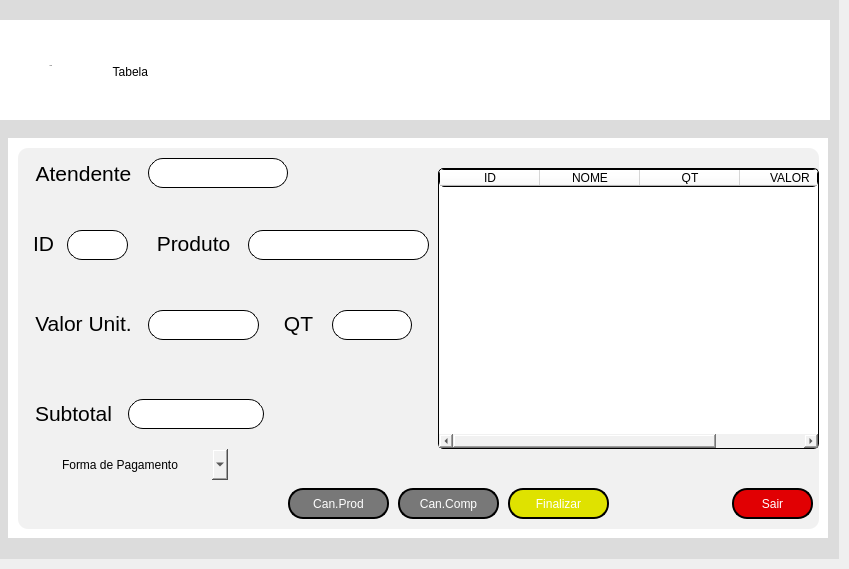
            <widget class="QWidget" name="vendas">
             <attribute name="title">
              <string>Vendas</string>
             </attribute>
             <widget class="QFrame" name="fr_primariovendas">
              <property name="geometry">
               <rect>
                <x>-1</x>
                <y>-1</y>
                <width>840</width>
                <height>560</height>
               </rect>
              </property>
              <property name="minimumSize">
               <size>
                <width>840</width>
                <height>560</height>
               </size>
              </property>
              <property name="maximumSize">
               <size>
                <width>16777215</width>
                <height>560</height>
               </size>
              </property>
              <property name="styleSheet">
               <string notr="true">background-color: rgb(220, 220, 220);
border:noborder;</string>
              </property>
              <property name="frameShape">
               <enum>QFrame::StyledPanel</enum>
              </property>
              <property name="frameShadow">
               <enum>QFrame::Raised</enum>
              </property>
              <widget class="QFrame" name="fr_subtelas_vendas">
               <property name="geometry">
                <rect>
                 <x>9</x>
                 <y>139</y>
                 <width>820</width>
                 <height>400</height>
                </rect>
               </property>
               <property name="minimumSize">
                <size>
                 <width>820</width>
                 <height>400</height>
                </size>
               </property>
               <property name="maximumSize">
                <size>
                 <width>820</width>
                 <height>400</height>
                </size>
               </property>
               <property name="styleSheet">
                <string notr="true">background-color: rgb(255, 255, 255);</string>
               </property>
               <property name="frameShape">
                <enum>QFrame::StyledPanel</enum>
               </property>
               <property name="frameShadow">
                <enum>QFrame::Raised</enum>
               </property>
               <widget class="QWidget" name="fr_caixa" native="true">
                <property name="geometry">
                 <rect>
                  <x>10</x>
                  <y>10</y>
                  <width>801</width>
                  <height>381</height>
                 </rect>
                </property>
                <property name="styleSheet">
                 <string notr="true">background-color: rgb(241, 241, 241);
border-radius:10px;</string>
                </property>
                <widget class="QTableWidget" name="table_caixa">
                 <property name="geometry">
                  <rect>
                   <x>420</x>
                   <y>20</y>
                   <width>381</width>
                   <height>281</height>
                  </rect>
                 </property>
                 <property name="styleSheet">
                  <string notr="true">background-color: rgb(255, 255, 255);
font: 12px &quot;Arial&quot;;
border-style: outset;
border-width: 1px;
border-radius: 5px;
border-color: black;</string>
                 </property>
                 <column>
                  <property name="text">
                   <string>ID</string>
                  </property>
                 </column>
                 <column>
                  <property name="text">
                   <string>NOME</string>
                  </property>
                 </column>
                 <column>
                  <property name="text">
                   <string>QT</string>
                  </property>
                 </column>
                 <column>
                  <property name="text">
                   <string>VALOR</string>
                  </property>
                 </column>
                </widget>
                <widget class="QPushButton" name="bt_sair">
                 <property name="geometry">
                  <rect>
                   <x>714</x>
                   <y>340</y>
                   <width>81</width>
                   <height>31</height>
                  </rect>
                 </property>
                 <property name="styleSheet">
                  <string notr="true">QPushButton {
border-style: outset;
border-width: 2px;
border-radius: 15px;
border-color: black;
font: 87 12pt &quot;Segoe UI Black&quot;;
color: rgb(255, 255, 255);
	background-color: rgb(225, 0, 3);
}
QPushButton:pressed {
border-style: outset;
border-width: 2px;
border-radius: 15px;
border-color: white;
font: 87 12pt &quot;Segoe UI Black&quot;;
color: rgb(255, 255, 255);
	background-color: rgb(200, 0, 0);
}
</string>
                 </property>
                 <property name="text">
                  <string>Sair</string>
                 </property>
                </widget>
                <widget class="QPushButton" name="bt_finalizarcompra">
                 <property name="geometry">
                  <rect>
                   <x>490</x>
                   <y>340</y>
                   <width>101</width>
                   <height>31</height>
                  </rect>
                 </property>
                 <property name="styleSheet">
                  <string notr="true">QPushButton {
border-style: outset;
border-width: 2px;
border-radius: 15px;
border-color: black;
font: 87 12pt &quot;Segoe UI Black&quot;;
color: rgb(255, 255, 255);
background-color: rgb(223, 226, 0);
}
QPushButton:pressed {
border-style: outset;
border-width: 2px;
border-radius: 15px;
border-color: white;
font: 87 12pt &quot;Segoe UI Black&quot;;
color: rgb(255, 255, 255);
background-color: rgb(182, 185, 0);
}
</string>
                 </property>
                 <property name="text">
                  <string>Finalizar</string>
                 </property>
                </widget>
                <widget class="QPushButton" name="bt_cancelarcompra">
                 <property name="geometry">
                  <rect>
                   <x>380</x>
                   <y>340</y>
                   <width>101</width>
                   <height>31</height>
                  </rect>
                 </property>
                 <property name="styleSheet">
                  <string notr="true">QPushButton {
border-style: outset;
border-width: 2px;
border-radius: 15px;
border-color: black;
font: 87 12pt &quot;Segoe UI Black&quot;;
color: rgb(255, 255, 255);
background-color: rgb(120, 120, 120);
}
QPushButton:pressed {
border-style: outset;
border-width: 2px;
border-radius: 15px;
border-color: white;
font: 87 12pt &quot;Segoe UI Black&quot;;
color: rgb(255, 255, 255);
background-color: rgb(100, 100, 100);
}
</string>
                 </property>
                 <property name="text">
                  <string>Can.Comp</string>
                 </property>
                </widget>
                <widget class="QPushButton" name="bt_cancelarproduto">
                 <property name="geometry">
                  <rect>
                   <x>270</x>
                   <y>340</y>
                   <width>101</width>
                   <height>31</height>
                  </rect>
                 </property>
                 <property name="styleSheet">
                  <string notr="true">QPushButton {
border-style: outset;
border-width: 2px;
border-radius: 15px;
border-color: black;
font: 87 12pt &quot;Segoe UI Black&quot;;
color: rgb(255, 255, 255);
background-color: rgb(120, 120, 120);
}
QPushButton:pressed {
border-style: outset;
border-width: 2px;
border-radius: 15px;
border-color: white;
font: 87 12pt &quot;Segoe UI Black&quot;;
color: rgb(255, 255, 255);
background-color: rgb(100, 100, 100);
}
</string>
                 </property>
                 <property name="text">
                  <string>Can.Prod</string>
                 </property>
                </widget>
                <widget class="QLabel" name="label_14">
                 <property name="geometry">
                  <rect>
                   <x>10</x>
                   <y>80</y>
                   <width>31</width>
                   <height>31</height>
                  </rect>
                 </property>
                 <property name="text">
                  <string>&lt;html&gt;&lt;head/&gt;&lt;body&gt;&lt;p align=&quot;center&quot;&gt;&lt;span style=&quot; font-size:16pt;&quot;&gt;ID&lt;/span&gt;&lt;/p&gt;&lt;/body&gt;&lt;/html&gt;</string>
                 </property>
                </widget>
                <widget class="QLineEdit" name="ent_idcaixa">
                 <property name="geometry">
                  <rect>
                   <x>49</x>
                   <y>82</y>
                   <width>61</width>
                   <height>30</height>
                  </rect>
                 </property>
                 <property name="minimumSize">
                  <size>
                   <width>50</width>
                   <height>20</height>
                  </size>
                 </property>
                 <property name="maximumSize">
                  <size>
                   <width>400</width>
                   <height>16777215</height>
                  </size>
                 </property>
                 <property name="layoutDirection">
                  <enum>Qt::LeftToRight</enum>
                 </property>
                 <property name="styleSheet">
                  <string notr="true">QLineEdit {
border-style: outset;
border-width: 1px;
border-radius: 15px;
border-color: black;
font: 87 12pt &quot;Segoe UI Black&quot;;
color: rgb(0, 0, 0);
	background-color: rgb(255, 255, 255);
}</string>
                 </property>
                 <property name="echoMode">
                  <enum>QLineEdit::Normal</enum>
                 </property>
                 <property name="alignment">
                  <set>Qt::AlignCenter</set>
                 </property>
                </widget>
                <widget class="QLabel" name="label_15">
                 <property name="geometry">
                  <rect>
                   <x>130</x>
                   <y>80</y>
                   <width>91</width>
                   <height>31</height>
                  </rect>
                 </property>
                 <property name="text">
                  <string>&lt;html&gt;&lt;head/&gt;&lt;body&gt;&lt;p align=&quot;center&quot;&gt;&lt;span style=&quot; font-size:16pt;&quot;&gt;Produto&lt;/span&gt;&lt;/p&gt;&lt;/body&gt;&lt;/html&gt;</string>
                 </property>
                </widget>
                <widget class="QLineEdit" name="ent_produtocaixa">
                 <property name="geometry">
                  <rect>
                   <x>230</x>
                   <y>82</y>
                   <width>181</width>
                   <height>30</height>
                  </rect>
                 </property>
                 <property name="minimumSize">
                  <size>
                   <width>50</width>
                   <height>20</height>
                  </size>
                 </property>
                 <property name="maximumSize">
                  <size>
                   <width>400</width>
                   <height>16777215</height>
                  </size>
                 </property>
                 <property name="layoutDirection">
                  <enum>Qt::LeftToRight</enum>
                 </property>
                 <property name="styleSheet">
                  <string notr="true">QLineEdit {
border-style: outset;
border-width: 1px;
border-radius: 15px;
border-color: black;
font: 87 12pt &quot;Segoe UI Black&quot;;
color: rgb(0, 0, 0);
	background-color: rgb(255, 255, 255);
}</string>
                 </property>
                 <property name="echoMode">
                  <enum>QLineEdit::Normal</enum>
                 </property>
                 <property name="alignment">
                  <set>Qt::AlignCenter</set>
                 </property>
                </widget>
                <widget class="QLabel" name="label_16">
                 <property name="geometry">
                  <rect>
                   <x>260</x>
                   <y>160</y>
                   <width>41</width>
                   <height>31</height>
                  </rect>
                 </property>
                 <property name="text">
                  <string>&lt;html&gt;&lt;head/&gt;&lt;body&gt;&lt;p align=&quot;center&quot;&gt;&lt;span style=&quot; font-size:16pt;&quot;&gt;QT&lt;/span&gt;&lt;/p&gt;&lt;/body&gt;&lt;/html&gt;</string>
                 </property>
                </widget>
                <widget class="QLineEdit" name="ent_qtcaixa">
                 <property name="geometry">
                  <rect>
                   <x>314</x>
                   <y>162</y>
                   <width>80</width>
                   <height>30</height>
                  </rect>
                 </property>
                 <property name="minimumSize">
                  <size>
                   <width>50</width>
                   <height>20</height>
                  </size>
                 </property>
                 <property name="maximumSize">
                  <size>
                   <width>400</width>
                   <height>16777215</height>
                  </size>
                 </property>
                 <property name="layoutDirection">
                  <enum>Qt::LeftToRight</enum>
                 </property>
                 <property name="styleSheet">
                  <string notr="true">QLineEdit {
border-style: outset;
border-width: 1px;
border-radius: 15px;
border-color: black;
font: 87 12pt &quot;Segoe UI Black&quot;;
color: rgb(0, 0, 0);
	background-color: rgb(255, 255, 255);
}</string>
                 </property>
                 <property name="echoMode">
                  <enum>QLineEdit::Normal</enum>
                 </property>
                 <property name="alignment">
                  <set>Qt::AlignCenter</set>
                 </property>
                </widget>
                <widget class="QLabel" name="label_17">
                 <property name="geometry">
                  <rect>
                   <x>10</x>
                   <y>160</y>
                   <width>111</width>
                   <height>31</height>
                  </rect>
                 </property>
                 <property name="text">
                  <string>&lt;html&gt;&lt;head/&gt;&lt;body&gt;&lt;p align=&quot;center&quot;&gt;&lt;span style=&quot; font-size:16pt;&quot;&gt;Valor Unit.&lt;/span&gt;&lt;/p&gt;&lt;/body&gt;&lt;/html&gt;</string>
                 </property>
                </widget>
                <widget class="QLineEdit" name="ent_valorcaixa">
                 <property name="geometry">
                  <rect>
                   <x>130</x>
                   <y>162</y>
                   <width>111</width>
                   <height>30</height>
                  </rect>
                 </property>
                 <property name="minimumSize">
                  <size>
                   <width>50</width>
                   <height>20</height>
                  </size>
                 </property>
                 <property name="maximumSize">
                  <size>
                   <width>400</width>
                   <height>16777215</height>
                  </size>
                 </property>
                 <property name="layoutDirection">
                  <enum>Qt::LeftToRight</enum>
                 </property>
                 <property name="styleSheet">
                  <string notr="true">QLineEdit {
border-style: outset;
border-width: 1px;
border-radius: 15px;
border-color: black;
font: 87 12pt &quot;Segoe UI Black&quot;;
color: rgb(0, 0, 0);
	background-color: rgb(255, 255, 255);
}</string>
                 </property>
                 <property name="echoMode">
                  <enum>QLineEdit::Normal</enum>
                 </property>
                 <property name="alignment">
                  <set>Qt::AlignCenter</set>
                 </property>
                </widget>
                <widget class="QLabel" name="label_18">
                 <property name="geometry">
                  <rect>
                   <x>10</x>
                   <y>250</y>
                   <width>91</width>
                   <height>31</height>
                  </rect>
                 </property>
                 <property name="text">
                  <string>&lt;html&gt;&lt;head/&gt;&lt;body&gt;&lt;p align=&quot;center&quot;&gt;&lt;span style=&quot; font-size:16pt;&quot;&gt;Subtotal&lt;/span&gt;&lt;/p&gt;&lt;/body&gt;&lt;/html&gt;</string>
                 </property>
                </widget>
                <widget class="QLineEdit" name="ent_subtotalcaixa">
                 <property name="geometry">
                  <rect>
                   <x>110</x>
                   <y>251</y>
                   <width>136</width>
                   <height>30</height>
                  </rect>
                 </property>
                 <property name="minimumSize">
                  <size>
                   <width>50</width>
                   <height>20</height>
                  </size>
                 </property>
                 <property name="maximumSize">
                  <size>
                   <width>400</width>
                   <height>16777215</height>
                  </size>
                 </property>
                 <property name="layoutDirection">
                  <enum>Qt::LeftToRight</enum>
                 </property>
                 <property name="styleSheet">
                  <string notr="true">QLineEdit {
border-style: outset;
border-width: 1px;
border-radius: 15px;
border-color: black;
font: 87 12pt &quot;Segoe UI Black&quot;;
color: rgb(0, 0, 0);
	background-color: rgb(255, 255, 255);
}</string>
                 </property>
                 <property name="echoMode">
                  <enum>QLineEdit::Normal</enum>
                 </property>
                 <property name="alignment">
                  <set>Qt::AlignCenter</set>
                 </property>
                </widget>
                <widget class="QLabel" name="label_19">
                 <property name="geometry">
                  <rect>
                   <x>10</x>
                   <y>10</y>
                   <width>111</width>
                   <height>31</height>
                  </rect>
                 </property>
                 <property name="text">
                  <string>&lt;html&gt;&lt;head/&gt;&lt;body&gt;&lt;p align=&quot;center&quot;&gt;&lt;span style=&quot; font-size:16pt;&quot;&gt;Atendente&lt;/span&gt;&lt;/p&gt;&lt;/body&gt;&lt;/html&gt;</string>
                 </property>
                </widget>
                <widget class="QLineEdit" name="ent_atendente">
                 <property name="geometry">
                  <rect>
                   <x>130</x>
                   <y>10</y>
                   <width>140</width>
                   <height>30</height>
                  </rect>
                 </property>
                 <property name="minimumSize">
                  <size>
                   <width>50</width>
                   <height>20</height>
                  </size>
                 </property>
                 <property name="maximumSize">
                  <size>
                   <width>400</width>
                   <height>16777215</height>
                  </size>
                 </property>
                 <property name="layoutDirection">
                  <enum>Qt::LeftToRight</enum>
                 </property>
                 <property name="styleSheet">
                  <string notr="true">QLineEdit {
border-style: outset;
border-width: 1px;
border-radius: 15px;
border-color: black;
font: 87 12pt &quot;Segoe UI Black&quot;;
color: rgb(0, 0, 0);
	background-color: rgb(255, 255, 255);
}</string>
                 </property>
                 <property name="echoMode">
                  <enum>QLineEdit::Normal</enum>
                 </property>
                 <property name="alignment">
                  <set>Qt::AlignCenter</set>
                 </property>
                </widget>
                <widget class="QComboBox" name="comboBox">
                 <property name="geometry">
                  <rect>
                   <x>39</x>
                   <y>301</y>
                   <width>171</width>
                   <height>31</height>
                  </rect>
                 </property>
                 <item>
                  <property name="text">
                   <string>Forma de Pagamento</string>
                  </property>
                 </item>
                 <item>
                  <property name="text">
                   <string>Debito</string>
                  </property>
                 </item>
                 <item>
                  <property name="text">
                   <string>Credito</string>
                  </property>
                 </item>
                 <item>
                  <property name="text">
                   <string>Pix</string>
                  </property>
                 </item>
                 <item>
                  <property name="text">
                   <string>Dinheiro</string>
                  </property>
                 </item>
                </widget>
               </widget>
               <widget class="QWidget" name="fr_tabelaprodutos" native="true">
                <property name="geometry">
                 <rect>
                  <x>10</x>
                  <y>420</y>
                  <width>801</width>
                  <height>381</height>
                 </rect>
                </property>
                <property name="styleSheet">
                 <string notr="true">background-color: rgb(241, 241, 241);
border-radius:10px;</string>
                </property>
               </widget>
              </widget>
              <widget class="QFrame" name="men_interno_vendas">
               <property name="geometry">
                <rect>
                 <x>0</x>
                 <y>21</y>
                 <width>831</width>
                 <height>100</height>
                </rect>
               </property>
               <property name="maximumSize">
                <size>
                 <width>16777215</width>
                 <height>100</height>
                </size>
               </property>
               <property name="cursor">
                <cursorShape>ArrowCursor</cursorShape>
               </property>
               <property name="layoutDirection">
                <enum>Qt::LeftToRight</enum>
               </property>
               <property name="styleSheet">
                <string notr="true">background-color: rgb(255, 255, 255);</string>
               </property>
               <property name="frameShape">
                <enum>QFrame::StyledPanel</enum>
               </property>
               <property name="frameShadow">
                <enum>QFrame::Raised</enum>
               </property>
               <widget class="QPushButton" name="bt_tabcodigos_ven">
                <property name="geometry">
                 <rect>
                  <x>103</x>
                  <y>10</y>
                  <width>60</width>
                  <height>70</height>
                 </rect>
                </property>
                <property name="minimumSize">
                 <size>
                  <width>60</width>
                  <height>70</height>
                 </size>
                </property>
                <property name="maximumSize">
                 <size>
                  <width>100</width>
                  <height>70</height>
                 </size>
                </property>
                <property name="cursor">
                 <cursorShape>ArrowCursor</cursorShape>
                </property>
                <property name="styleSheet">
                 <string notr="true">background-color: qradialgradient(spread:pad, cx:0.5, cy:0.5, radius:0.5, fx:0.5, fy:0.5, stop:0 rgba(0, 0, 0, 0));
border:noborder;</string>
                </property>
                <property name="text">
                 <string>
Tabela </string>
                </property>
                <property name="icon">
                 <iconset>
                  <normaloff>../Projeto_integrador/Telas/Repono/Vendas/PNG/icon_codigos.png</normaloff>../Projeto_integrador/Telas/Repono/Vendas/PNG/icon_codigos.png</iconset>
                </property>
                <property name="iconSize">
                 <size>
                  <width>35</width>
                  <height>35</height>
                 </size>
                </property>
               </widget>
               <widget class="QLabel" name="icon_caixa">
                <property name="geometry">
                 <rect>
                  <x>30</x>
                  <y>10</y>
                  <width>45</width>
                  <height>45</height>
                 </rect>
                </property>
                <property name="minimumSize">
                 <size>
                  <width>45</width>
                  <height>45</height>
                 </size>
                </property>
                <property name="styleSheet">
                 <string notr="true">border:noborder;
background-color: qradialgradient(spread:pad, cx:0.5, cy:0.5, radius:0.5, fx:0.5, fy:0.5, stop:0 rgba(0, 0, 0, 0));</string>
                </property>
                <property name="text">
                 <string/>
                </property>
                <property name="pixmap">
                 <pixmap>Vendas/PNG/registradora.png</pixmap>
                </property>
                <property name="scaledContents">
                 <bool>true</bool>
                </property>
               </widget>
               <widget class="QPushButton" name="bt_caixa_ven">
                <property name="geometry">
                 <rect>
                  <x>25</x>
                  <y>10</y>
                  <width>54</width>
                  <height>70</height>
                 </rect>
                </property>
                <property name="minimumSize">
                 <size>
                  <width>54</width>
                  <height>70</height>
                 </size>
                </property>
                <property name="maximumSize">
                 <size>
                  <width>100</width>
                  <height>70</height>
                 </size>
                </property>
                <property name="font">
                 <font>
                  <family>Segoe UI Black</family>
                  <pointsize>-1</pointsize>
                  <weight>50</weight>
                  <italic>false</italic>
                  <bold>false</bold>
                 </font>
                </property>
                <property name="toolTip">
                 <string/>
                </property>
                <property name="layoutDirection">
                 <enum>Qt::LeftToRight</enum>
                </property>
                <property name="styleSheet">
                 <string notr="true">background-color: qradialgradient(spread:pad, cx:0.5, cy:0.5, radius:0.5, fx:0.5, fy:0.5, stop:0 rgba(0, 0, 0, 0));
border:noborder;

</string>
                </property>
                <property name="inputMethodHints">
                 <set>Qt::ImhNone</set>
                </property>
                <property name="text">
                 <string>
Caixa </string>
                </property>
                <property name="icon">
                 <iconset>
                  <normaloff>../Projeto_integrador/Telas/Repono/Vendas/PNG/icon_caixa.png</normaloff>../Projeto_integrador/Telas/Repono/Vendas/PNG/icon_caixa.png</iconset>
                </property>
                <property name="iconSize">
                 <size>
                  <width>35</width>
                  <height>35</height>
                 </size>
                </property>
                <property name="shortcut">
                 <string notr="true"/>
                </property>
                <property name="checkable">
                 <bool>false</bool>
                </property>
                <property name="checked">
                 <bool>false</bool>
                </property>
                <property name="autoRepeat">
                 <bool>false</bool>
                </property>
                <property name="autoExclusive">
                 <bool>false</bool>
                </property>
                <property name="autoDefault">
                 <bool>false</bool>
                </property>
               </widget>
               <widget class="QLabel" name="icon_tababela">
                <property name="geometry">
                 <rect>
                  <x>110</x>
                  <y>10</y>
                  <width>47</width>
                  <height>45</height>
                 </rect>
                </property>
                <property name="minimumSize">
                 <size>
                  <width>44</width>
                  <height>44</height>
                 </size>
                </property>
                <property name="styleSheet">
                 <string notr="true">background-color: qradialgradient(spread:pad, cx:0.5, cy:0.5, radius:0.5, fx:0.5, fy:0.5, stop:0 rgba(0, 0, 0, 0));
border:noborder;

</string>
                </property>
                <property name="text">
                 <string/>
                </property>
                <property name="pixmap">
                 <pixmap>Vendas/PNG/tabela.png</pixmap>
                </property>
                <property name="scaledContents">
                 <bool>true</bool>
                </property>
               </widget>
               <zorder>icon_tababela</zorder>
               <zorder>bt_tabcodigos_ven</zorder>
               <zorder>icon_caixa</zorder>
               <zorder>bt_caixa_ven</zorder>
              </widget>
             </widget>
            </widget>
